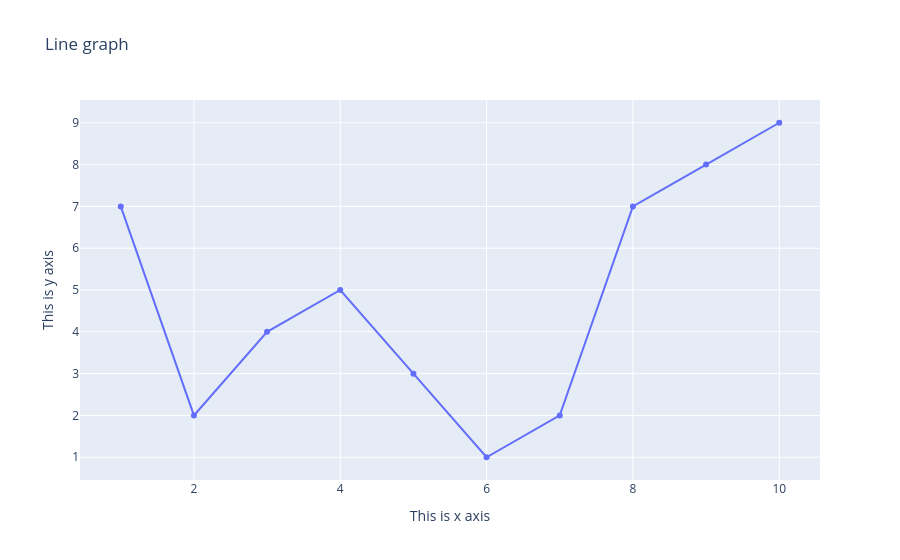

Notebook code cell kept with this figure:
### Code cell
#adding titles
fig = go.Figure(go.Scatter(x=x, y=y))
fig.update_layout(title="Line graph", xaxis_title ="This is x axis", yaxis_title = "This is y axis")
fig.show()

### Figure 1 — Plotly figure (JSON) as saved in the notebook; plotly's stock layout.template omitted (floating-point values rounded to 4 significant figures)
{"data": [{"type": "scatter", "x": [1, 2, 3, 4, 5, 6, 7, 8, 9, 10], "y": [7, 2, 4, 5, 3, 1, 2, 7, 8, 9]}], "layout": {"title": {"text": "Line graph"}, "xaxis": {"title": {"text": "This is x axis"}}, "yaxis": {"title": {"text": "This is y axis"}}}}
